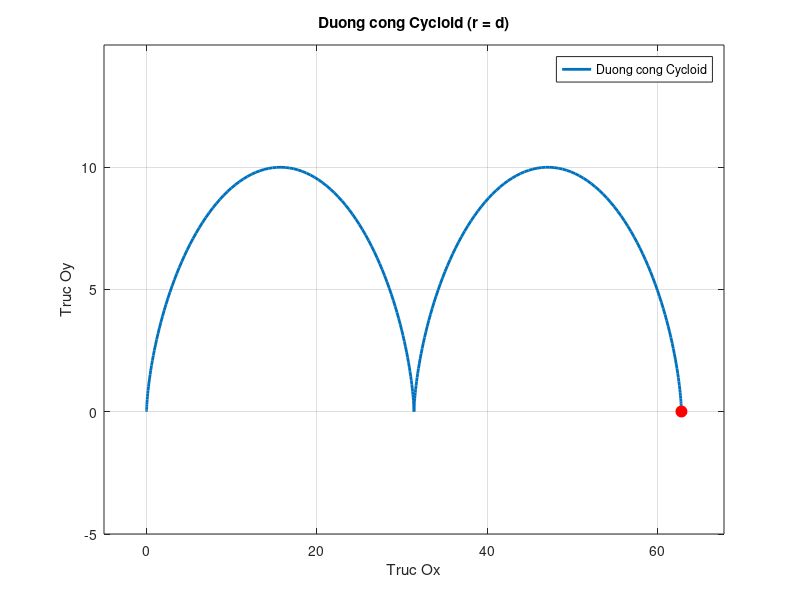

Recreate this plot in MATLAB.
% Nhap gia tri ban dau
r = input("Nhap gia tri ban kinh r: ");
d = input("Nhap gia tri khoang cach d: ");

% Xac dinh goc quay
theta = 0:0.05:4*pi;

% Tinh toa do x, y
x = r * theta - d * sin(theta);
y = r - d * cos(theta);

% Ve do thi va thiet lap cac thuoc tinh
figure;
plot(x, y, 'LineWidth', 2); % Ve duong cong Trochoid ban dau
hold on;
xlabel('Truc Ox');
ylabel('Truc Oy');
grid on;
xlim([min(x) - 5, max(x) + 5]);
ylim([min(y) - 5, max(y) + 5]);
% Xac dinh tieu de va tung loai trochoid
if r < d
    title('Duong cong Prolate Trochoid (r < d)');
    legend('Duong cong Prolate Trochoid');
elseif r == d
    title('Duong cong Cycloid (r = d)');
    legend('Duong cong Cycloid');
else
    title('Duong cong Curate Trochoid (r > d)');
    legend('Duong cong Curate Trochoid');
end

% Tao diem di chuyen
movingPoint = plot(x(1), y(1), 'ro', 'MarkerSize', 8, 'MarkerFaceColor', 'r', 'HandleVisibility', 'off'); 


% Vong lap tao su chuyen dong
for i = 1:2:length(theta)
    % Cap nhat vi tri cua diem di chuyen
    set(movingPoint, 'XData', x(i), 'YData', y(i));
    
    % Cap nhat do thi voi vi tri moi
    drawnow;
    
    % Tam dung tao hieu ung chuyen dong
    pause(0.05);
end

hold off;